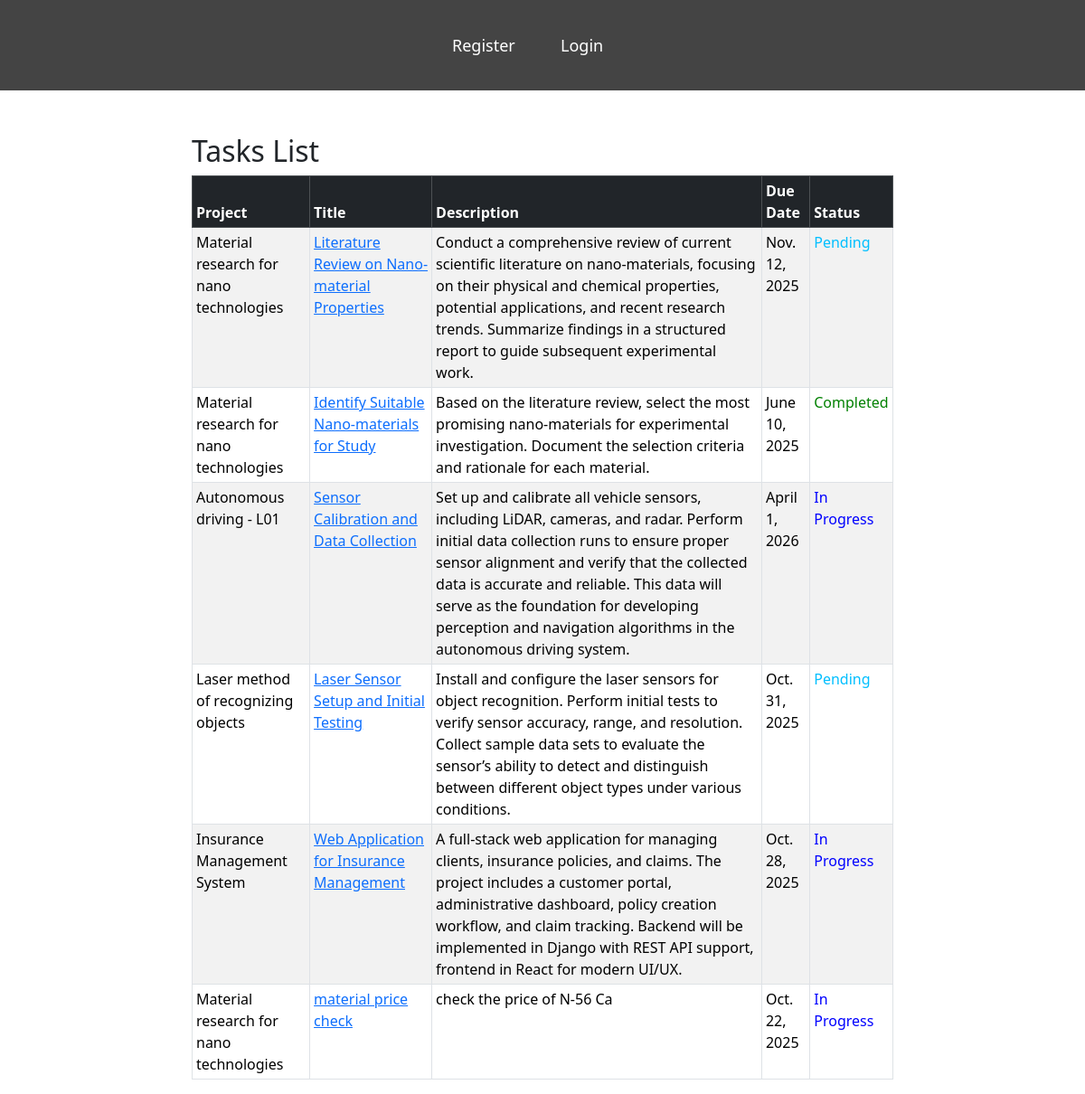
/tasks/, run on an earlier commit of the app's database.
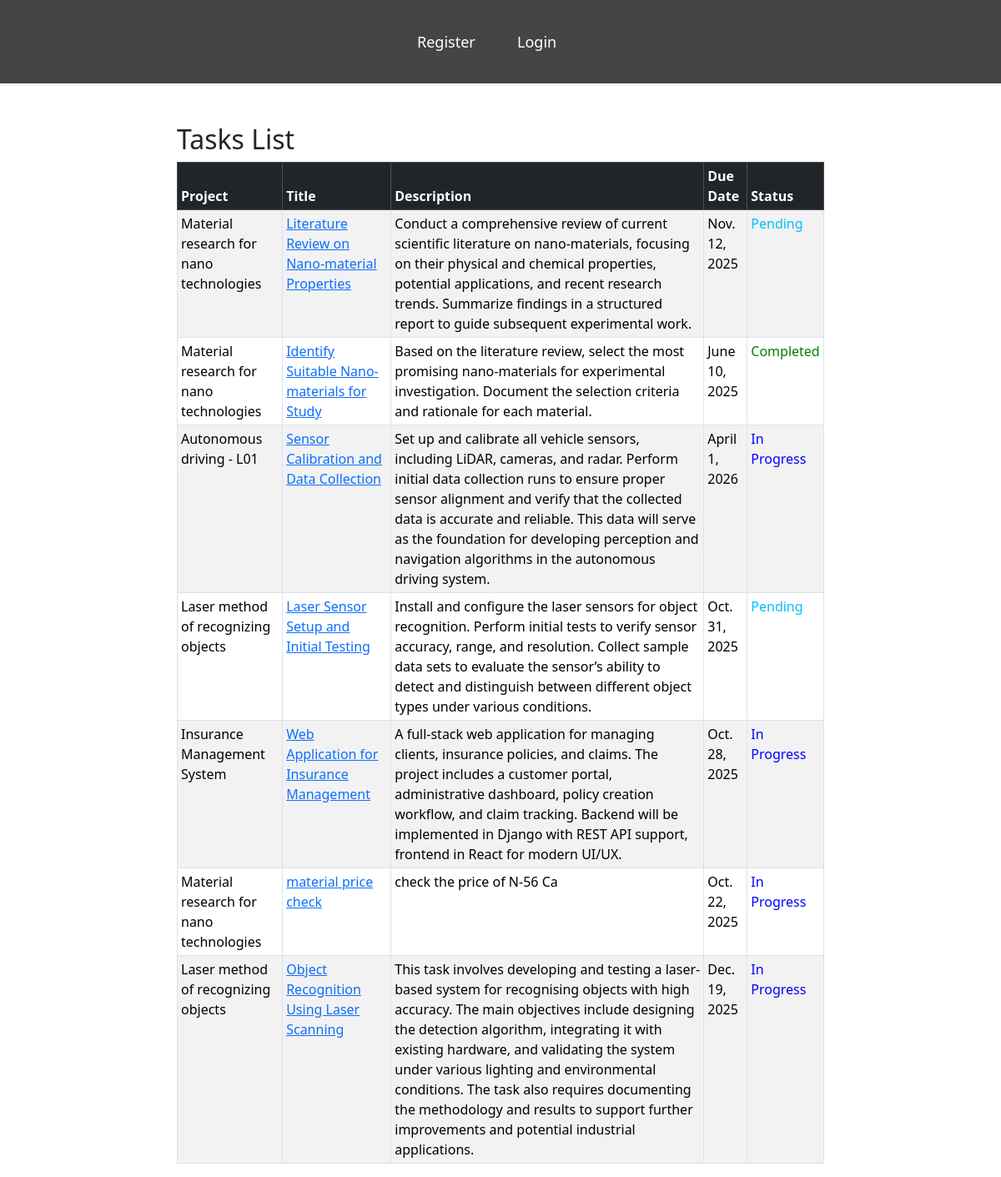
And on a later commit of the database.
### tasks/models.py (models this page shows, shortened)
class Task(models.Model):
    STATUS_CHOICES = [
        ('pending', 'Pending'),
        ('in_progress', 'In Progress'),
        ('on_hold', 'On Hold'),
        ('review', 'In Review'),
        ('completed', 'Completed'),
        ('cancelled', 'Cancelled'),
    ]
    PRIORITY_CHOICES = [
        ('low', 'Low'),
        ('medium', 'Medium'),
        ('high', 'High'),
        ('critical', 'Critical'),
    ]
    project = models.ForeignKey('projects.Project', on_delete=models.CASCADE, related_name='tasks')
    title = models.CharField(max_length=200)
    description = models.TextField( null=True, blank=True)
    supervisor_person = models.ForeignKey(settings.AUTH_USER_MODEL, on_delete=models.SET_NULL, null=True, related_name='supervised_tasks')
    assigned_person = models.ForeignKey(settings.AUTH_USER_MODEL, on_delete=models.SET_NULL, null=True, related_name='assigned_tasks')
    created_at = models.DateTimeField(auto_now_add=True)
    due_date = models.DateField( null=True, blank=True)
    attachment = models.FileField(upload_to='task_attachments/', null=True, blank=True)
    status = models.CharField(max_length=20, choices=STATUS_CHOICES, default='pending')
    priority = models.CharField(max_length=10, choices=PRIORITY_CHOICES, default='medium')
    last_updated = models.DateTimeField(auto_now=True)

### projects/models.py (models this page shows, shortened)
class Project(models.Model):
    STATUS_CHOICES = [
        ('planned', 'Planned'),
        ('in_progress', 'In Progress'),
        ('completed', 'Completed'),
    ]
    name = models.CharField(max_length=100)
    description = models.TextField()
    start_date = models.DateField()
    end_date = models.DateField(null=True, blank=True)
    status = models.CharField(max_length=50, choices=STATUS_CHOICES, default='planned')
    assigned_to = models.ForeignKey(settings.AUTH_USER_MODEL, on_delete=models.SET_NULL, null=True, blank=True, related_name="projects")
    def __str__(self):
        return self.name

### tasks/views.py (the view)
# urls.py: path('', views.get_task_list, name='task_list'),
def get_task_list(request):
    tasks = Task.objects.all()
    return render(request, 'tasks/task_list.html', {'tasks': tasks, 'today': now().date()})

### tasks/templates/tasks/task_list.html
{% extends "base.html" %}
{% block content %}
<h2>Tasks List</h2>
<table class="table table-bordered table-striped table-hover w-100 table-sm">
    <thead class="table-dark">
        <tr>
            <th>Project</th>
            <th>Title</th>
            <th>Description</th>
            <th>Due Date</th>
            <th>Status</th>
        </tr>
    </thead>
    <tbody>
        {% for task in tasks %}
            {% if task.status != "completed" and task.due_date < today %}
                <tr style="background-color: rgb(161, 72, 72);">
            {% else %}
                <tr>
            {% endif %}
                    <td>{{ task.project }}</td>
                    <td>
                        <a href="{% url 'task_detail' task.id %}">{{ task.title }}</a>
                    </td>
                    <td>{{ task.description }}</td>
                    <td>{{ task.due_date }}</td>
                    <td>
                        {% if task.status == 'pending' %}
                            <span style="color: rgb(0, 191, 255);">Pending</span>
                        {% elif task.status == 'in_progress' %}
                            <span style="color: blue;">In Progress</span>
                        {% elif task.status == 'on_hold' %}
                            <span style="color: orangered;">On Hold</span>
                        {% elif task.status == 'review' %}
                            <span style="color: yellow">In Review</span>
                        {% elif task.status == 'canceled' %}
                            <span style="color: red;">Canceled</span>
                        {% elif task.status == 'completed' %}
                            <span style="color: green;">Completed</span>
                        {% else %}
                            {{ task.status }}
                        {% endif %}
                    </td>
                </tr>
                {% empty %}
                <tr><td colspan="5">No projects found.</td></tr>
        {% endfor %}
    </tbody>
</table>
{% endblock %}

### _templates/base.html (shortened to what this page needs)
{% load static %}
{% load crispy_forms_tags %}
<!DOCTYPE html>
<html lang="en">
    <head>
        <link rel="stylesheet" href="{% static 'styles.css' %}">
        <link rel="stylesheet" href="https://cdn.jsdelivr.net/npm/bootstrap@5.3.3/dist/css/bootstrap.min.css">
    </head>
<body>
        <nav>
            {% if user.is_authenticated %}
                <div id="nav-A">
                    <ul class="navbar" style="flex-wrap: nowrap;">
                        <li class="dropdown">
                            <a href="">Projects ▾</a>
                            <ul class="dropdown-menu">
                                <li><a href="{% url 'project_search' id='all' %}">All Projects</a></li>
                                {% if user.role == "admin" %}
                                    <li><a href="{% url 'project_create' %}">New Project</a></li>
                                {% endif %}
                                <li><a href="{% url 'project_search' id='active' %}">Active Projects</a></li>
                                <li><a href="{% url 'project_search' id='completed' %}">Completed Projects</a></li>
                                <li><a href="{% url 'project_search' id='planned' %}">Planned Projects</a></li>
                                <li><a href="{% url 'project_report' %}">Projects Report</a></li>
                                <li><a href="{% url 'project_search' id='my_projects' %}">My Projects</a></li>
                            </ul>
                        </li>
                        <li class="dropdown">
                            <a href="">Tasks ▾</a>
                            <ul class="dropdown-menu">
                                <li><a href="{% url 'task_list' %}">All Tasks</a></li>
                                <li><a href="{% url 'task_create' %}">New Task</a></li>
                                <li><a href="{% url 'task_report' %}">Tasks Report</a></li>
                            </ul>
                        </li>
                        {% if user.is_superuser %}
                        <li class="dropdown">
                            <a href="">Users ▾</a>
                            <ul class="dropdown-menu">
                                <li><a href="{% url 'user_list' %}">All Users</a></li>
                                <li><a href="{% url 'register' %}">Add User</a></li>
                                <li><a href="{% url 'user_report' %}">Users Report</a></li>
                            </ul>
                        </li>
                        {% endif %}
                    </ul>
                </div>
                <div id="nav-B" class="text-end">
                    <a href="{% url 'user_detail' user.id %}" >
                        <svg xmlns="http://www.w3.org/2000/svg" width="34" height="34" fill="currentColor" class="bi bi-person-circle" viewBox="0 0 16 16">
                            <path d="M11 6a3 3 0 1 1-6 0 3 3 0 0 1 6 0z"/>
                            <path fill-rule="evenodd" d="M0 8a8 8 0 1 1 16 0A8 8 0 0 1 0 8zm8-7a7 7 0 0 0-5.468 11.37C3.242 11.226 4.805 10.5 8 10.5s4.757.726 5.468 1.87A7 7 0 0 0 8 1z"/>
                        </svg>
                    </a>
                    <a href="{% url 'logout' %}" class="btn btn-outline-light btn-sm">
                        Logout <span class="fw-bold">{{ user.username }}</span>
                    </a>
                </div>
            {% else %}
                <div id="nav-B_guest" class="text-end">
                    <a href="{% url 'register' %}">Register</a>
                    <a href="{% url 'login' %}">Login</a>
                </div>
            {% endif %}
        </nav>
        <main>
            <div class="container mt-5" style="max-width: 800px;">
                {% block content %}
                {% endblock %}
            </div>
        </main>
    </body>
</html>

### _static/styles.css (style rules this page uses)
body { box-sizing: border-box; margin: 0; font-family: Poppins, Helvetica, sans-serif; background: #fafafa; }
nav { flex: content; height: 100px; background: #444444; display: flex; flex-direction: row; justify-content: space-evenly; align-items: center; }
nav a { color: white; text-decoration: none; padding: 0px 20px; font-size: 18px; text-decoration: none; text-wrap: nowrap; }
#nav-B_guest { display: flex; }
#nav-B_guest a { display: flex; align-items: center; gap: 0.5rem; width: 120px; }

What changed in the data, as far as the page shows it:
added Task: project "Laser method of recognizing objects", title "Object Recognition Using Laser Scanning", description "This task involves developing and testing a laser-based system for recognising objects with high accuracy. The main objectives include designing the detection algorithm, integrating it with existing hardware, and validating the system under various lighting and environmental conditions. The task also requires documenting the methodology and results to support further improvements and potential industrial applications.", due_date "Dec. 19, 2025", status "In Progress"
